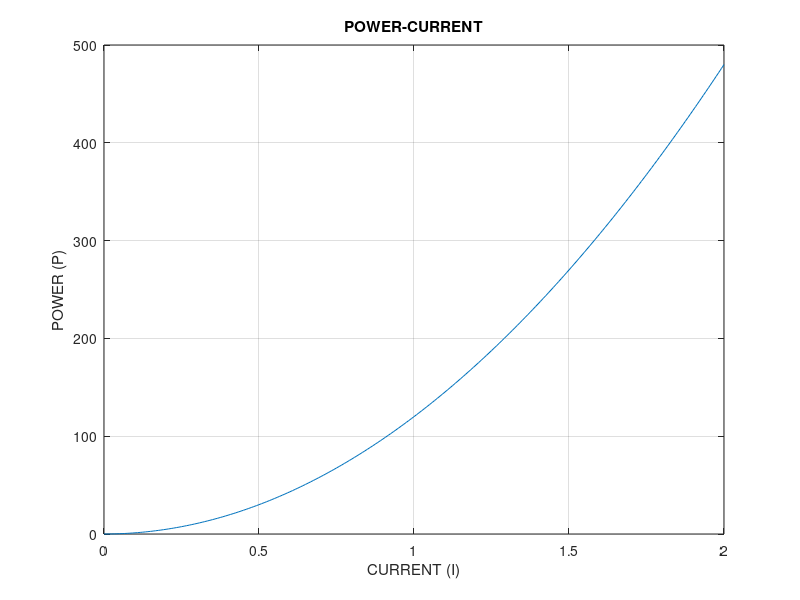

The MATLAB script that drew this image:
R1= 120; % NEW EFFECTIVE RESISTOR
V= 0:240; % VOLTAGE
I= V/R1; % CURRENT
P= (I.^2)*R1; % POWER
plot(I,P); % PLOTING GRAPH BETWEEN POWER AND CURRENT
xlabel('CURRENT (I)'), ylabel('POWER (P)'), title('POWER-CURRENT'), grid on